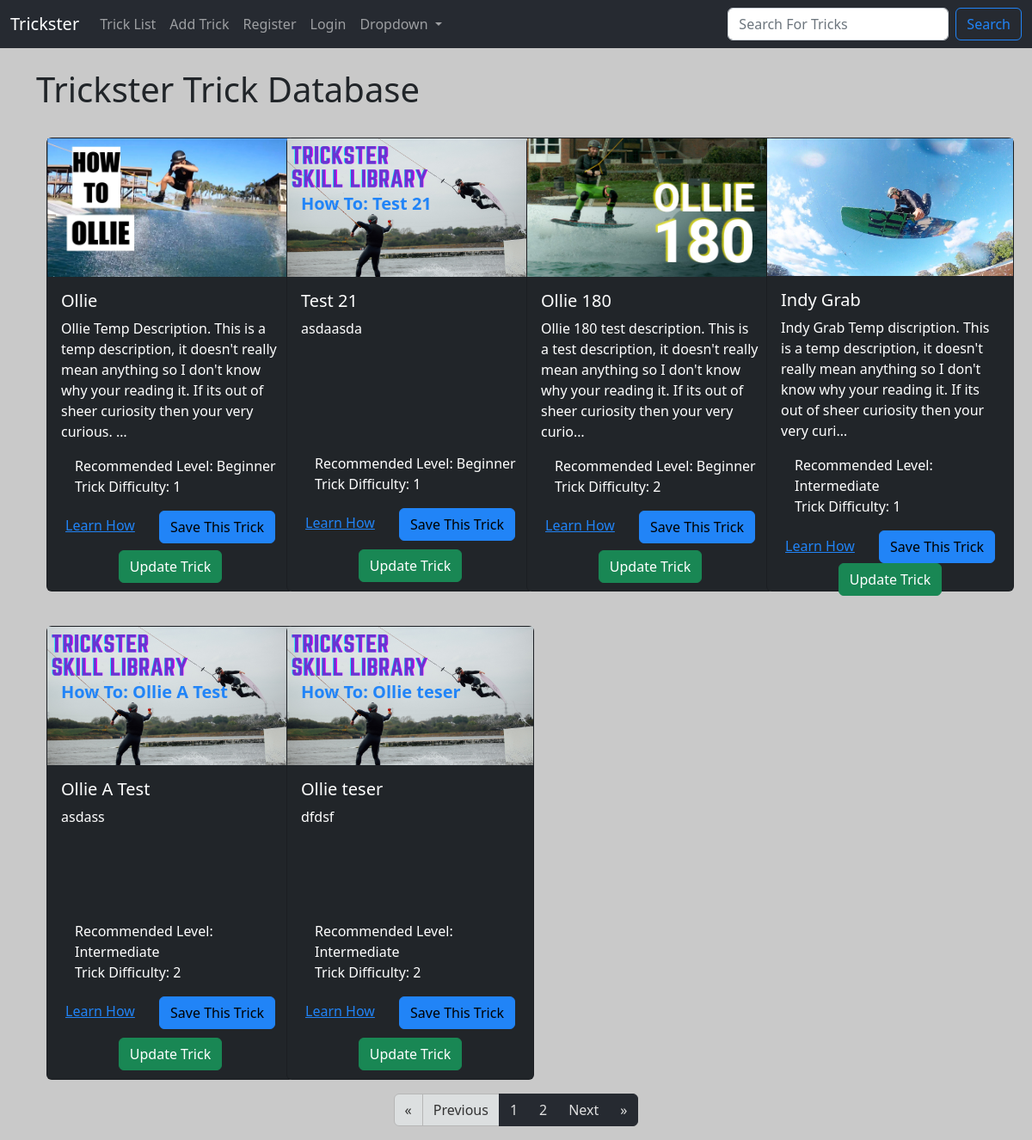
The page /trick_list on the database its author committed.
### TricksterMain/models.py (models this page shows)
class Trick (models.Model):
    TrickID = models.AutoField(primary_key=True)
    TrickName = models.CharField(max_length=25)
    TrickDiscription = models.TextField(blank=True)
    TrickHowTo = models.TextField(blank=True)
    TrickRecLevel = models.ForeignKey(SkillLevel, blank=True, null=True, on_delete=models.CASCADE)
    TrickDifficulty = models.PositiveIntegerField(null=True, validators=[MinValueValidator(1), MaxValueValidator(10)])
    TrickImg = models.ImageField(null=True, blank=True, upload_to="images/")
    def __str__(self):
        return self.TrickName

class SkillLevel (models.Model):
    SkillLevelID = models.AutoField(primary_key=True)
    SkillLevelName = models.CharField(max_length=25)
    def __str__(self):
        return self.SkillLevelName

### TricksterMain/views.py (the view)
# urls.py: path('trick_list', views.all_tricks, name="trick-list"),
def all_tricks(request):
  tricks = Trick.objects.all().order_by('TrickRecLevel', 'TrickDifficulty', 'TrickName')
  p = Paginator(tricks, 6)
  page = request.GET.get('page')
  trick_list = p.get_page(page)
  num_pages = "T" * trick_list.paginator.num_pages
  return render(request, 'main/trick_list.html', {'trick_list': trick_list, "num_pages":num_pages})

### TricksterMain/templates/main/trick_list.html (shortened to what this page needs)
{% extends 'main/base.html' %}
{% load static %}
{% block content  %}
  <h1> Trickster Trick Database </h1>
  <br/>
  <div class="container-md">
    <div class="row row-cols-1 row-cols-sm-2 row-cols-md-3 row-cols-xl-4 g-4">
      {% for trick in trick_list %}
        <div class="col">
          <div class="card text-bg-dark mb-3" style="width: 18rem; height: 33rem;">
            {% if trick.TrickImg %}
              <img src="{{ trick.TrickImg.url }}" class="img-fluid" alt="trick cover image">
            {% else %}
              <img src="{% static 'trickster/images/TrickListDefault.png' %}" class="img-fluid" alt="default trick cover image">
              <div class="card-img-overlay">
                <h5 class="card-title text-primary fw-bold">How To: {{ trick }}</h5>
              </div>
            {% endif %}
            <div class="card-body">
              <h5 class="card-title">{{ trick }}</h5>
              <p class="card-text">{{ trick.TrickDiscription|truncatechars:180 }}</p>
            </div>
            <ul class="list-group-dark list-group-flush">
              <li class="list-group-item">Recommended Level: {{ trick.TrickRecLevel }}</li>
              <li class="list-group-item">Trick Difficulty: {{ trick.TrickDifficulty }}</li>
            </ul>
            <div class="card-footer-dark text-center gap-3" style="height: 3rem">
              <a href="{% url 'show-trick' trick.TrickID %}" class="card-link me-md-4">Learn How</a>
              <a href="#" class="btn btn-primary">Save This Trick</a>
            </div>
            <div class="card-body-dark text-center gap-3" style="height: 3rem">
              <a href="{% url 'update-trick' trick.TrickID %}" class="btn btn-success">Update Trick</a>
            </div>
          </div>
        </div>
      {% endfor %}
    </div>
  </div>
  <nav aria-label="Paginator">
    <ul class="pagination pagination-dark justify-content-center">
      {% if trick_list.has_previous %}
      <li class="page-item">
        <a class="page-link" href="?page=1" aria-label="First">
          <span aria-hidden="true">&laquo;</span>
        </a>
      </li>
      <li class="page-item"><a class="page-link" href="?page={{ trick_list.previous_page_number }}">Previous</a></li>
      {% else %}
      <li class="page-item disabled">
        <a class="page-link" href="" aria-label="First">
          <span aria-hidden="true">&laquo;</span>
        </a>
      </li>
      <li class="page-item disabled"><a class="page-link" href="">Previous</a></li>
      {% endif %}
      {% for i in num_pages %}
      <li class="page-item"><a class="page-link" href="?page={{ forloop.counter }}">{{ forloop.counter }}</a></li>
      {% endfor %}
      {% if trick_list.has_next %}
      <li class="page-item"><a class="page-link" href="?page={{ trick_list.next_page_number }}">Next</a></li>
      <li class="page-item">
        <a class="page-link" href="?page={{ trick_list.paginator.num_pages }}" aria-label="Last">
          <span aria-hidden="true">&raquo;</span>
        </a>
      </li>
      {% endif %}
    </ul>
  </nav>
{% endblock %}

### TricksterMain/templates/main/base.html (style rules this page uses)
body { background: #c9c9c9 }

### rows shown on the page
Trick: TrickImg (picture), TrickName "Ollie", TrickDiscription "Ollie Temp Description. This is a temp description, it doesn't really mean anything so I don't know why your reading it. If its out of sheer curiosity then your very curious. …", TrickRecLevel "Beginner", TrickDifficulty "1"
Trick: TrickName "Test 21", TrickDiscription "asdaasda", TrickRecLevel "Beginner", TrickDifficulty "1"
Trick: TrickImg (picture), TrickName "Ollie 180", TrickDiscription "Ollie 180 test description. This is a test description, it doesn't really mean anything so I don't know why your reading it. If its out of sheer curiosity then your very curio…", TrickRecLevel "Beginner", TrickDifficulty "2"
Trick: TrickImg (picture), TrickName "Indy Grab", TrickDiscription "Indy Grab Temp discription. This is a temp description, it doesn't really mean anything so I don't know why your reading it. If its out of sheer curiosity then your very curi…", TrickRecLevel "Intermediate", TrickDifficulty "1"
Trick: TrickName "Ollie A Test", TrickDiscription "asdass", TrickRecLevel "Intermediate", TrickDifficulty "2"
Trick: TrickName "Ollie teser", TrickDiscription "dfdsf", TrickRecLevel "Intermediate", TrickDifficulty "2"
